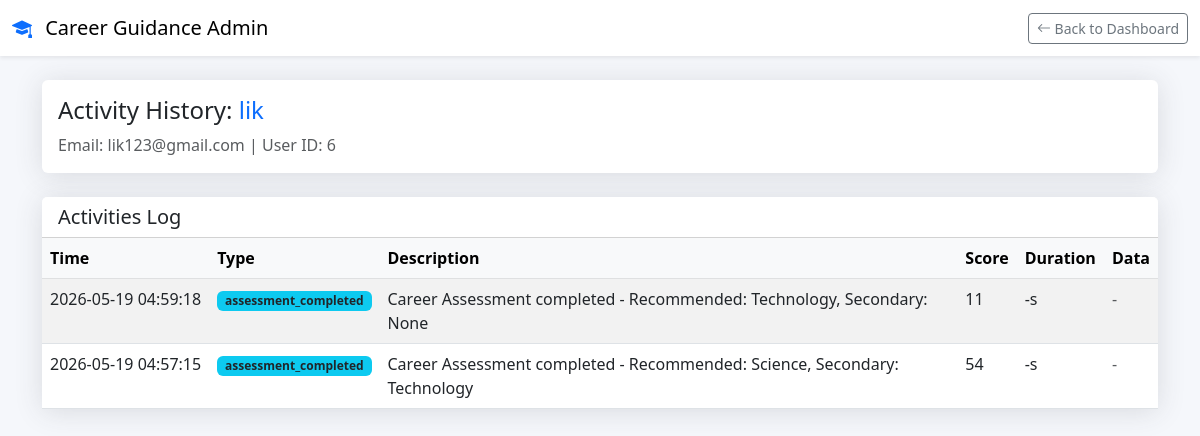
The page /admin/user/6/activities (signed in) on the database its author committed.
### App/model/user.py (models this page shows, shortened)
class User(db.Model):
    __tablename__ = 'users'
    id = db.Column(db.Integer, primary_key=True)
    username = db.Column(db.String(80), unique=True, nullable=False)
    email = db.Column(db.String(120), unique=True, nullable=False)
    password_hash = db.Column(db.String(255))
    is_admin = db.Column(db.Boolean, default=False)
    profile_image = db.Column(db.String(255), nullable=True)
    first_name = db.Column(db.String(80), nullable=True)
    last_name = db.Column(db.String(80), nullable=True)
    phone = db.Column(db.String(20), nullable=True)
    recommended_career = db.Column(db.String(120), nullable=True)
    secondary_career = db.Column(db.String(120), nullable=True)
    confidence_score = db.Column(db.Integer, default=0)
    assessment_completed = db.Column(db.Boolean, default=False)
    last_assessment = db.Column(db.DateTime, nullable=True)
    created_at = db.Column(db.DateTime, default=datetime.utcnow)

### App/model/activity.py (models this page shows, shortened)
class UserActivity(db.Model):
    __tablename__ = 'user_activities'
    id = db.Column(db.Integer, primary_key=True)
    user_id = db.Column(db.Integer, db.ForeignKey('users.id'), nullable=False)
    activity_type = db.Column(db.String(80), nullable=False)  # e.g., 'quiz_completed', 'fact_viewed', 'rule_applied'
    description = db.Column(db.Text, nullable=True)
    score = db.Column(db.Integer, nullable=True)
    duration_seconds = db.Column(db.Integer, nullable=True)  # Time spent in seconds
    additional_data = db.Column(db.JSON, nullable=True)  # Additional data as JSON
    created_at = db.Column(db.DateTime, default=datetime.utcnow)

### App/routes/auth.py (the view)
@auth_bp.route('/admin/user/<int:user_id>/activities')
@admin_required
def admin_user_activities_page(user_id):
    user = User.query.get(user_id)
    if not user:
        flash('User not found')
        return redirect(url_for('auth.admin_dashboard'))
    activities = UserActivity.query.filter_by(user_id=user_id).order_by(UserActivity.created_at.desc()).all()
    return render_template('admin_user_activities.html', user=user, activities=activities)

### App/routes/auth.py (called while the page is built)
def admin_required(f):
    @wraps(f)
    def decorated_function(*args, **kwargs):
        if 'user_id' not in session:
            return redirect(url_for('auth.login'))
        user = User.query.get(session['user_id'])
        if not user:
            session.clear()
            flash('User session invalid. Please log in again.')
            return redirect(url_for('auth.login'))
        if not user.is_admin:
            flash('You do not have permission to access this page')
            return redirect(url_for('auth.dashboard'))
        return f(*args, **kwargs)
    return decorated_function

### App/templates/admin_user_activities.html (shortened to what this page needs)
<!DOCTYPE html>
<html lang="en">
<head>
    <link href="https://cdn.jsdelivr.net/npm/bootstrap@5.3.0/dist/css/bootstrap.min.css" rel="stylesheet">
    <link rel="stylesheet" href="https://cdn.jsdelivr.net/npm/bootstrap-icons@1.10.0/font/bootstrap-icons.css">
</head>
<body>
    <nav class="navbar navbar-expand-lg navbar-light bg-white shadow-sm mb-4">
        <div class="container-fluid">
            <a class="navbar-brand" href="{{ url_for('auth.admin_dashboard') }}">
                <i class="bi bi-mortarboard-fill text-primary me-2"></i>
                Career Guidance Admin
            </a>
            <div class="d-flex">
                <a href="{{ url_for('auth.admin_dashboard') }}" class="btn btn-outline-secondary btn-sm">
                    <i class="bi bi-arrow-left"></i> Back to Dashboard
                </a>
            </div>
        </div>
    </nav>
    <div class="container">
        <div class="row mb-4">
            <div class="col-md-12">
                <div class="card">
                    <div class="card-body">
                        <h4 class="card-title">Activity History: <span class="text-primary">{{ user.username }}</span></h4>
                        <p class="text-muted mb-0">Email: {{ user.email }} | User ID: {{ user.id }}</p>
                    </div>
                </div>
            </div>
        </div>
        <div class="card">
            <div class="card-header bg-white">
                <h5 class="mb-0">Activities Log</h5>
            </div>
            <div class="card-body p-0">
                <div class="table-responsive">
                    <table class="table table-striped table-hover mb-0">
                        <thead class="table-light">
                            <tr>
                                <th>Time</th>
                                <th>Type</th>
                                <th>Description</th>
                                <th>Score</th>
                                <th>Duration</th>
                                <th>Data</th>
                            </tr>
                        </thead>
                        <tbody>
                            {% for activity in activities %}
                            <tr>
                                <td style="white-space: nowrap;">{{ activity.created_at.strftime('%Y-%m-%d %H:%M:%S') }}</td>
                                <td><span class="badge bg-info text-dark">{{ activity.activity_type }}</span></td>
                                <td>{{ activity.description }}</td>
                                <td>{{ activity.score if activity.score is not none else '-' }}</td>
                                <td>{{ activity.duration_seconds if activity.duration_seconds else '-' }}s</td>
                                <td>
                                    {% if activity.additional_data %}
                                    <button class="btn btn-sm btn-outline-primary" type="button" data-bs-toggle="collapse" data-bs-target="#data-{{ activity.id }}">
                                        JSON
                                    </button>
                                    {% else %}
                                    <span class="text-muted">-</span>
                                    {% endif %}
                                </td>
                            </tr>
                            {% endfor %}
                        </tbody>
                    </table>
                </div>
            </div>
        </div>
    </div>
</body>
</html>

### App/templates/admin_user_activities.html (style rules this page uses)
body { background-color: #f5f7fb; }
.card { border: none; box-shadow: 0 0.15rem 1.75rem 0 rgba(58, 59, 69, 0.15); }

### rows shown on the page
User: username "lik", email "lik123@gmail.com", id "6"
UserActivity: created_at "2026-05-19 04:59:18", activity_type "assessment_completed", description "Career Assessment completed - Recommended: Technology, Secondary: None", score "11", duration_seconds "-"
UserActivity: created_at "2026-05-19 04:57:15", activity_type "assessment_completed", description "Career Assessment completed - Recommended: Science, Secondary: Technology", score "54", duration_seconds "-"
